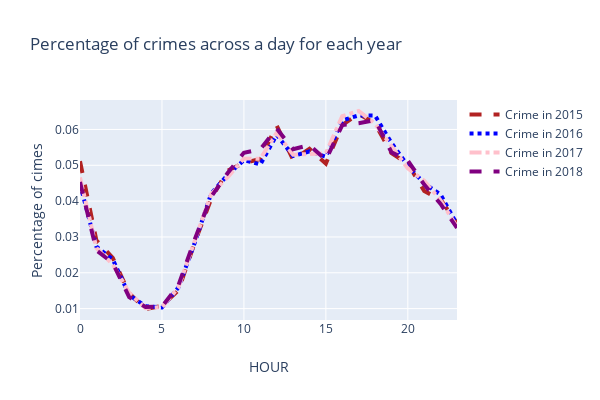

Notebook code cell kept with this figure:
### Code cell
year_2015 = go.Scatter(
                    x = x,
                    y = trace1,
                    name="Crime in 2015",
                    mode = "lines",
                    line=dict(color='firebrick', width=4,dash='dash'))
year_2016 = go.Scatter(
                    x = x,
                    y = trace2,
                    name="Crime in 2016",
                    mode = "lines",
                    line=dict(color='blue', width=4,dash='dot'))
year_2017 = go.Scatter(
                    x = x,
                    y = trace3,
                    name="Crime in 2017",
                    mode = "lines",
                    line=dict(color='pink', width=4,dash='dashdot'))
year_2018 = go.Scatter(
                    x = x,
                    y = trace4,
                    name="Crime in 2018",
                    mode = "lines",
                    line=dict(color='purple', width=4,dash='dash'))

data = [year_2015,year_2016,year_2017,year_2018]

layout = dict(title = 'Percentage of crimes across a day for each year',
              width=600,
              height=400,
              xaxis= dict(title= 'HOUR',ticklen= 5,zeroline= False),
              yaxis= dict(title= 'Percentage of cimes'))

fig = dict(data = data, layout = layout)
iplot(fig)

### Figure 1 — Plotly figure (JSON) as saved in the notebook; plotly's stock layout.template omitted (floating-point values rounded to 4 significant figures)
{"data": [{"line": {"color": "firebrick", "dash": "dash", "width": 4}, "mode": "lines", "name": "Crime in 2015", "type": "scatter", "x": [0, 1, 2, 3, 4, 5, 6, 7, 8, 9, 10, 11, 12, 13, 14, 15, 16, 17, 18, 19, 20, 21, 22, 23, 0, 1, 2, 3, 4, 5, 6, 7, 8, 9, 10, 11, 12, 13, 14, 15, 16, 17, 18, 19, 20, 21, 22, 23, 0, 1, 2, 3, 4, 5, 6, 7, 8, 9, 10, 11, 12, 13, 14, 15, 16, 17, 18, 19, 20, 21, 22, 23, 0, 1, 2, 3, 4, 5, 6, 7, 8, 9, 10, 11, 12, 13, 14, 15, 16, 17, 18, 19, 20, 21, 22, 23], "y": [0.05114, 0.02903, 0.02415, 0.01429, 0.009882, 0.01076, 0.01506, 0.02841, 0.04062, 0.04847, 0.05065, 0.05178, 0.06106, 0.05154, 0.05461, 0.05048, 0.06123, 0.06438, 0.06161, 0.05337, 0.05043, 0.04281, 0.04044, 0.0338]}, {"line": {"color": "blue", "dash": "dot", "width": 4}, "mode": "lines", "name": "Crime in 2016", "type": "scatter", "x": [0, 1, 2, 3, 4, 5, 6, 7, 8, 9, 10, 11, 12, 13, 14, 15, 16, 17, 18, 19, 20, 21, 22, 23, 0, 1, 2, 3, 4, 5, 6, 7, 8, 9, 10, 11, 12, 13, 14, 15, 16, 17, 18, 19, 20, 21, 22, 23, 0, 1, 2, 3, 4, 5, 6, 7, 8, 9, 10, 11, 12, 13, 14, 15, 16, 17, 18, 19, 20, 21, 22, 23, 0, 1, 2, 3, 4, 5, 6, 7, 8, 9, 10, 11, 12, 13, 14, 15, 16, 17, 18, 19, 20, 21, 22, 23], "y": [0.04479, 0.02729, 0.02374, 0.01381, 0.01068, 0.01029, 0.01589, 0.02837, 0.04206, 0.04728, 0.05145, 0.05023, 0.05851, 0.05262, 0.05387, 0.05239, 0.06254, 0.06393, 0.06388, 0.05626, 0.04988, 0.04494, 0.04182, 0.0335]}, {"line": {"color": "pink", "dash": "dashdot", "width": 4}, "mode": "lines", "name": "Crime in 2017", "type": "scatter", "x": [0, 1, 2, 3, 4, 5, 6, 7, 8, 9, 10, 11, 12, 13, 14, 15, 16, 17, 18, 19, 20, 21, 22, 23, 0, 1, 2, 3, 4, 5, 6, 7, 8, 9, 10, 11, 12, 13, 14, 15, 16, 17, 18, 19, 20, 21, 22, 23, 0, 1, 2, 3, 4, 5, 6, 7, 8, 9, 10, 11, 12, 13, 14, 15, 16, 17, 18, 19, 20, 21, 22, 23, 0, 1, 2, 3, 4, 5, 6, 7, 8, 9, 10, 11, 12, 13, 14, 15, 16, 17, 18, 19, 20, 21, 22, 23], "y": [0.04662, 0.02692, 0.02232, 0.01443, 0.01012, 0.0104, 0.01586, 0.02889, 0.04196, 0.04665, 0.05192, 0.0518, 0.05909, 0.05294, 0.05313, 0.05337, 0.06372, 0.06516, 0.06162, 0.05528, 0.04913, 0.04566, 0.04022, 0.0328]}, {"line": {"color": "purple", "dash": "dash", "width": 4}, "mode": "lines", "name": "Crime in 2018", "type": "scatter", "x": [0, 1, 2, 3, 4, 5, 6, 7, 8, 9, 10, 11, 12, 13, 14, 15, 16, 17, 18, 19, 20, 21, 22, 23, 0, 1, 2, 3, 4, 5, 6, 7, 8, 9, 10, 11, 12, 13, 14, 15, 16, 17, 18, 19, 20, 21, 22, 23, 0, 1, 2, 3, 4, 5, 6, 7, 8, 9, 10, 11, 12, 13, 14, 15, 16, 17, 18, 19, 20, 21, 22, 23, 0, 1, 2, 3, 4, 5, 6, 7, 8, 9, 10, 11, 12, 13, 14, 15, 16, 17, 18, 19, 20, 21, 22, 23], "y": [0.04532, 0.02625, 0.02275, 0.0132, 0.01043, 0.01055, 0.01644, 0.02931, 0.04122, 0.04777, 0.0535, 0.05448, 0.06025, 0.0545, 0.05565, 0.0515, 0.06122, 0.06174, 0.06265, 0.05364, 0.05132, 0.0446, 0.03921, 0.0325]}], "layout": {"height": 400, "title": {"text": "Percentage of crimes across a day for each year"}, "width": 600, "xaxis": {"ticklen": 5, "title": {"text": "HOUR"}, "zeroline": false}, "yaxis": {"title": {"text": "Percentage of cimes"}}}}
